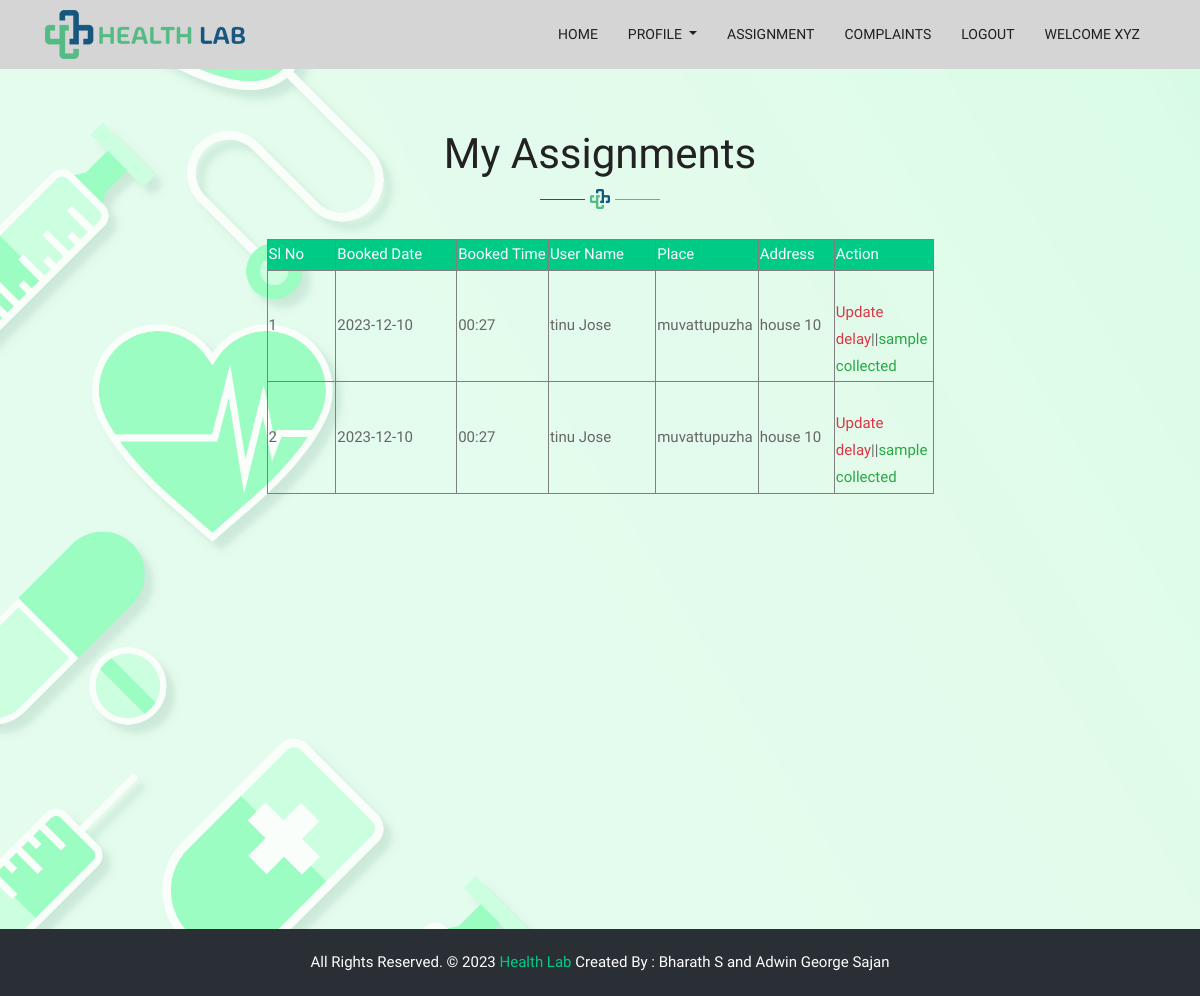
/Project/staff/viewassign.php (signed in), run on the app's committed database.
### tables this page shows
CREATE TABLE `tbl_assignstaff` (
  `assignstaff_id` int(11) NOT NULL auto_increment,
  `booking_id` int(11) NOT NULL,
  `staff_id` int(11) NOT NULL,
  PRIMARY KEY  (`assignstaff_id`)
);

CREATE TABLE `tbl_booking` (
  `booking_id` int(11) NOT NULL auto_increment,
  `booking_time` varchar(50) NOT NULL,
  `booking_date` varchar(50) NOT NULL,
  `test_id` int(11) NOT NULL,
  `place_id` int(11) NOT NULL,
  `user_id` int(11) NOT NULL,
  `booking_status` varchar(50) NOT NULL default '0',
  `booked_datetime` varchar(100) NOT NULL,
  PRIMARY KEY  (`booking_id`)
);

CREATE TABLE `tbl_user` (
  `user_id` int(11) NOT NULL auto_increment,
  `user_name` varchar(50) NOT NULL,
  `user_address` varchar(100) NOT NULL,
  `user_contact` varchar(50) NOT NULL,
  `user_proof` varchar(100) NOT NULL,
  `user_email` varchar(100) NOT NULL,
  `user_password` varchar(50) NOT NULL,
  `user_photo` varchar(100) NOT NULL,
  `place_id` int(11) NOT NULL,
  `user_age` varchar(50) NOT NULL,
  `user_gender` varchar(50) NOT NULL,
  PRIMARY KEY  (`user_id`)
);

CREATE TABLE `tbl_place` (
  `place_id` int(11) NOT NULL auto_increment,
  `place_name` varchar(100) NOT NULL,
  PRIMARY KEY  (`place_id`)
);

### Project/staff/viewassign.php (the view, shortened to what this page needs)
<?php
include("Header.php");
?>
<!DOCTYPE html PUBLIC "-//W3C//DTD XHTML 1.0 Transitional//EN" "http://www.w3.org/TR/xhtml1/DTD/xhtml1-transitional.dtd">
<html xmlns="http://www.w3.org/1999/xhtml">
<head>
</head>
<body class="bg-all">
<div class="title-box">
						<h2>My Assignments</h2>
					</div>
<div align="center">
<table width="667" height="89" border="1">
  <tr style="background-color: #00cb86;
    color: white;">
    <td width="66">Sl No</td>
    <td width="116">Booked Date</td>
    <td width="88">Booked Time</td>
    <td width="103">User Name</td>
    <td width="69">Place</td>
    <td width="73">Address</td>
    <td width="62">Action</td>
  </tr>
  <?php
  		$i=0;
  		$selQry="select * from tbl_assignstaff s inner join tbl_booking c on s.booking_id=c.booking_id inner join tbl_staff m on s.staff_id=m.staff_id inner join tbl_place p on p.place_id=c.place_id inner join tbl_user u on u.user_id=c.user_id where s.staff_id='".$_SESSION["sid"]."' and booking_status=2 or booking_status=6 ";
		$data=mysql_query($selQry);
		while($row=mysql_fetch_array($data))
		{
			$i++;
			?>
  <tr>
    <td><?php echo $i?></td>
    <td><?php echo $row["booking_date"]?></td>
    <td><?php echo $row["booking_time"]?></td>
    <td><?php echo $row["user_name"]?></td>
    <td><?php echo $row["place_name"]?></td>
    <td><?php echo $row["user_address"]?></td>
    <td><?php
    if($row['booking_status']==2)
   {
	   ?>
       <br />
        <a href="viewassign.php?bid=<?php echo $row["booking_id"] ?>"class="text-danger">Update delay</a>||<a href = "viewassign.php?did=<?php echo $row["booking_id"]?>" class="text-success">sample collected</a>
       <?php
		}
		}
   ?>
</table>
</div>
</body>
</html>
<?php
include("Footer.php");
?>

### Project/Assets/Templates/Main/css/style.css (style rules this page uses)
body { color: #666666; font-size: 15px; font-family: 'Catamaran', sans-serif; line-height: 1.80857; }
a { color: #1f1f1f; text-decoration: none !important; outline: none !important; -webkit-transition: all .3s ease-in-out; -moz-transition: all .3s ease-in-out; -ms-transition: all .3s ease-in-out; -o-transition: all .3s ease-in-out; transition: all .3s ease-in-out; }
h1, h2, h3, h4, h5, h6 { letter-spacing: 0; font-weight: normal; position: relative; padding: 0 0 10px 0; font-weight: normal; line-height: 120% !important; color: #1f1f1f; margin: 0 }
h2 { font-size: 22px }
a { color: #1f1f1f; text-decoration: none; outline: none; }
a, .btn { text-decoration: none !important; outline: none !important; -webkit-transition: all 0.5s ease-in-out 0s; -moz-transition: all 0.5s ease-in-out 0s; -ms-transition: all 0.5s ease-in-out 0s; -o-transition: all 0.5s ease-in-out 0s; transition: all 0.5s ease-in-out 0s; }
.title-box { text-align: center; margin-bottom: 30px; }
.title-box h2 { font-size: 42px; font-family: 'Catamaran', sans-serif; color: #222222; font-weight: 500; position: relative; padding-bottom: 30px; margin-bottom: 15px; }
.title-box h2::after { content: ""; position: absolute; background: url(../images/tag-line.png)no-repeat center; width: 120px; height: 20px; bottom: 0; left: 0; right: 0; margin: 0 auto; }
.bg-all { background-image: url('../../Background/background.jpg'); background-size: cover; }

### Project/staff/viewassign.php (style rules this page uses)
.title-box h2 { margin-top: 60px; }

### data on the page
tbl_assignstaff: booking.booking_date "2023-12-10", booking.booking_time "00:27", tbl_user.user_name "tinu Jose", tbl_place.place_name "muvattupuzha", tbl_user.user_address "house 10"
tbl_assignstaff: booking.booking_date "2023-12-10", booking.booking_time "00:27", tbl_user.user_name "tinu Jose", tbl_place.place_name "muvattupuzha", tbl_user.user_address "house 10"

### other printed values
$_SESSION["sname"] "XYZ"
